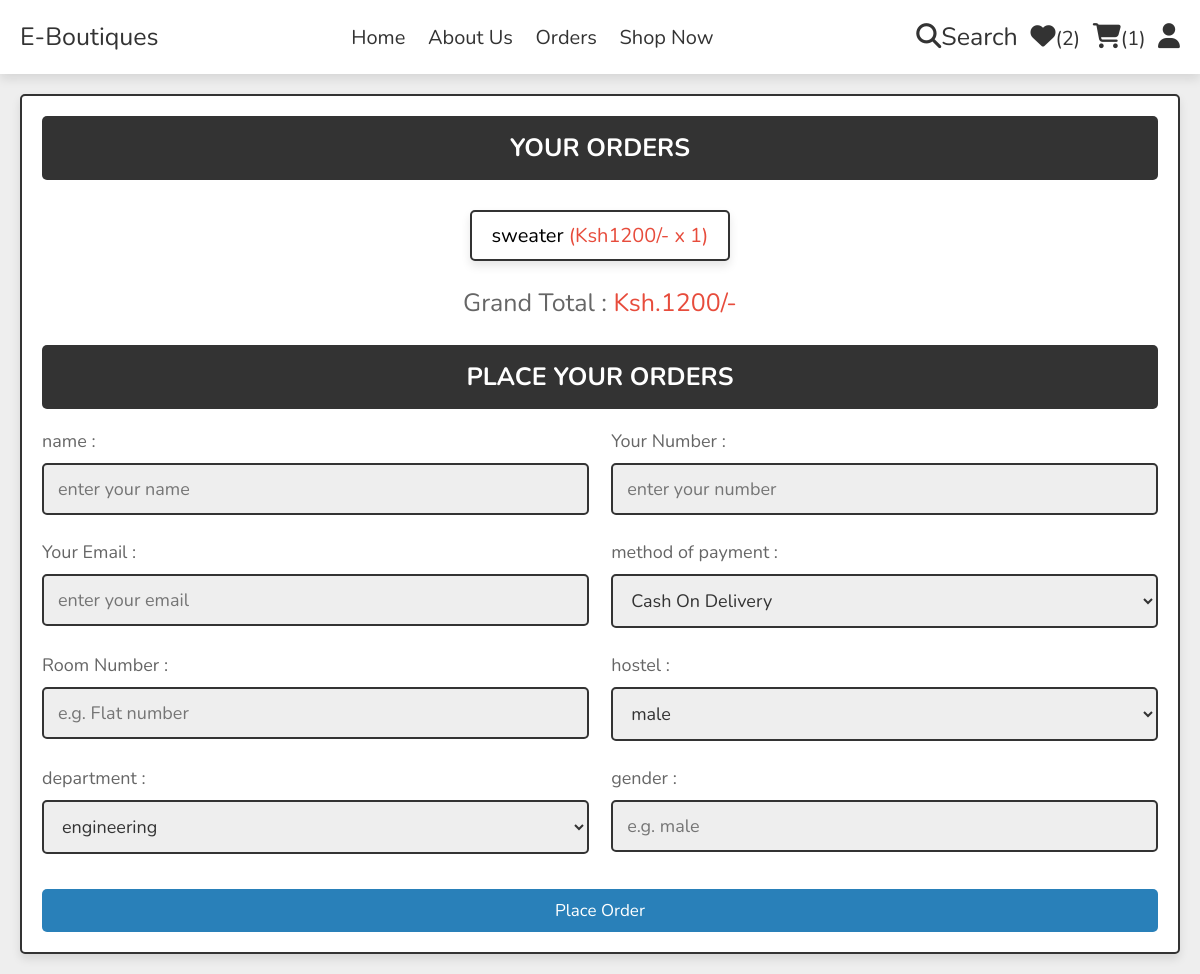
Page /e-boutiques/checkout.php (signed in) on the committed database.
### tables this page shows
CREATE TABLE `cart` (
  `id` int(100) NOT NULL,
  `user_id` int(100) NOT NULL,
  `pid` int(100) NOT NULL,
  `name` varchar(100) NOT NULL,
  `price` int(10) NOT NULL,
  `quantity` int(10) NOT NULL,
  `image` varchar(100) NOT NULL
);

### e-boutiques/checkout.php (the view, shortened to what this page needs)
<?php
include 'components/connect.php';
if(isset($_SESSION['user_id'])){
   $user_id = $_SESSION['user_id'];
}else{
   $user_id = '';
   header('location:user_login.php');
};
?>
<!DOCTYPE html>
<html lang="en">
<head>
   <link rel="stylesheet" href="https://cdnjs.cloudflare.com/ajax/libs/font-awesome/6.1.1/css/all.min.css">
   <link rel="stylesheet" href="css/style.css">
</head>
<body>
<?php include 'components/user_header.php'; ?>
<section class="checkout-orders">
   <form action="" method="POST">
   <h3>Your Orders</h3>
      <div class="display-orders">
      <?php
         $grand_total = 0;
         $select_cart = $conn->prepare("SELECT * FROM `cart` WHERE user_id = ?");
         $select_cart->execute([$user_id]);
         if($select_cart->rowCount() > 0){
            while($fetch_cart = $select_cart->fetch(PDO::FETCH_ASSOC)){
               $grand_total += ($fetch_cart['price'] * $fetch_cart['quantity']);
      ?>
         <p> <?= $fetch_cart['name']; ?> <span>(<?= 'Ksh'.$fetch_cart['price'].'/- x '. $fetch_cart['quantity']; ?>)</span> </p>
      <?php
            }
         }else{
            echo '<p class="empty">your cart is empty!</p>';
            $total_products = '';
         }
      ?>
         <div class="grand-total">Grand Total : <span>Ksh.<?= $grand_total; ?>/-</span></div>
      </div>
      <h3>place your orders</h3>
      <div class="flex">
         <div class="inputBox">
            <span>name :</span>
            <input type="text" name="name" placeholder="enter your name" class="box" maxlength="20" required>
         </div>
         <div class="inputBox">
            <span>Your Number :</span>
            <input type="number" name="number" placeholder="enter your number" class="box" min="0" max="9999999999" onkeypress="if(this.value.length == 10) return false;" required>
         </div>
         <div class="inputBox">
            <span>Your Email :</span>
            <input type="email" name="email" placeholder="enter your email" class="box" maxlength="50" required>
         </div>
         <div class="inputBox">
            <span>method of payment :</span>
            <select name="method" class="box" required>
               <option value="cash on delivery">Cash On Delivery</option>
            </select>
         </div>
         <div class="inputBox">
            <span>Room Number :</span>
            <input type="text" name="flat" placeholder="e.g. Flat number" class="box" maxlength="50" required>
         </div>
         <div class="inputBox">
            <span>hostel :</span>
            <select name="method" class="box" required>
               <option value="male">male</option>
            </select>
         </div>
         <div class="inputBox">
            <span>department :</span>
            <select name="method" class="box" required>
               <option value="engineering">engineering</option>
            </select>
         </div>
         <div class="inputBox">
            <span>gender :</span>
            <input type="text" name="state" placeholder="e.g. male" class="box" maxlength="50" required>
         </div>
      <input type="submit" name="order" class="btn <?= ($grand_total > 1)?'':'disabled'; ?>" value="place order">
   </form>
</section>
</body>
</html>

### e-boutiques/css/style.css (style rules this page uses)
:root { --main-color:#2980b9; --orange:#f39c12; --red:#e74c3c; --black:#333; --white:#fff; --light-color:#666; --light-bg:#eee; --border:.2rem solid var(--black); --box-shadow:0 .5rem 1rem rgba(0,0,0,.1); }
* { font-family: 'Nunito', sans-serif; margin:0; padding:0; box-sizing: border-box; outline: none; border:none; text-decoration: none; }
html { font-size: 62.5%; overflow-x: hidden; }
body { background-color: var(--light-bg); }
section { padding:2rem; max-width: 1200px; margin:0 auto; }
.btn, .delete-btn, .option-btn { display: block; width: 100%; margin-top: 1rem; border-radius: .5rem; padding:1rem 3rem; font-size: 1.7rem; text-transform: capitalize; color:var(--white); cursor: pointer; text-align: center; }
.btn { background-color: var(--main-color); }
.display-orders { text-align: center; padding-bottom: 0; }
.display-orders p { display: inline-block; padding:1rem 2rem; margin:1rem .5rem; font-size: 2rem; text-align: center; border:var(--border); background-color: var(--white); box-shadow: var(--box-shadow); border-radius: .5rem; }
.display-orders p span { color:var(--red); }
.display-orders .grand-total { margin-top: 1.5rem; margin-bottom: 2.5rem; font-size: 2.5rem; color:var(--light-color); }
.display-orders .grand-total span { color:var(--red); }
.checkout-orders form { padding:2rem; border:var(--border); background-color: var(--white); box-shadow: var(--box-shadow); border-radius: .5rem; }
.checkout-orders form h3 { border-radius: .5rem; background-color: var(--black); color:var(--white); padding:1.5rem 1rem; text-align: center; text-transform: uppercase; margin-bottom: 2rem; font-size: 2.5rem; }
.checkout-orders form .flex { display: flex; flex-wrap: wrap; gap:1.5rem; justify-content: space-between; }
.checkout-orders form .flex .inputBox { width: 49%; }
.checkout-orders form .flex .inputBox .box { width: 100%; border:var(--border); border-radius: .5rem; font-size: 1.8rem; color:var(--black); padding:1.2rem 1.4rem; margin:1rem 0; background-color: var(--light-bg); }
.checkout-orders form .flex .inputBox span { font-size: 1.8rem; color:var(--light-color); }

### rows in the picture
cart: name "sweater", price "1200", quantity "1"

### other values in the picture
$total_wishlist_counts "2"
$total_cart_counts "1"
$grand_total "1200"
